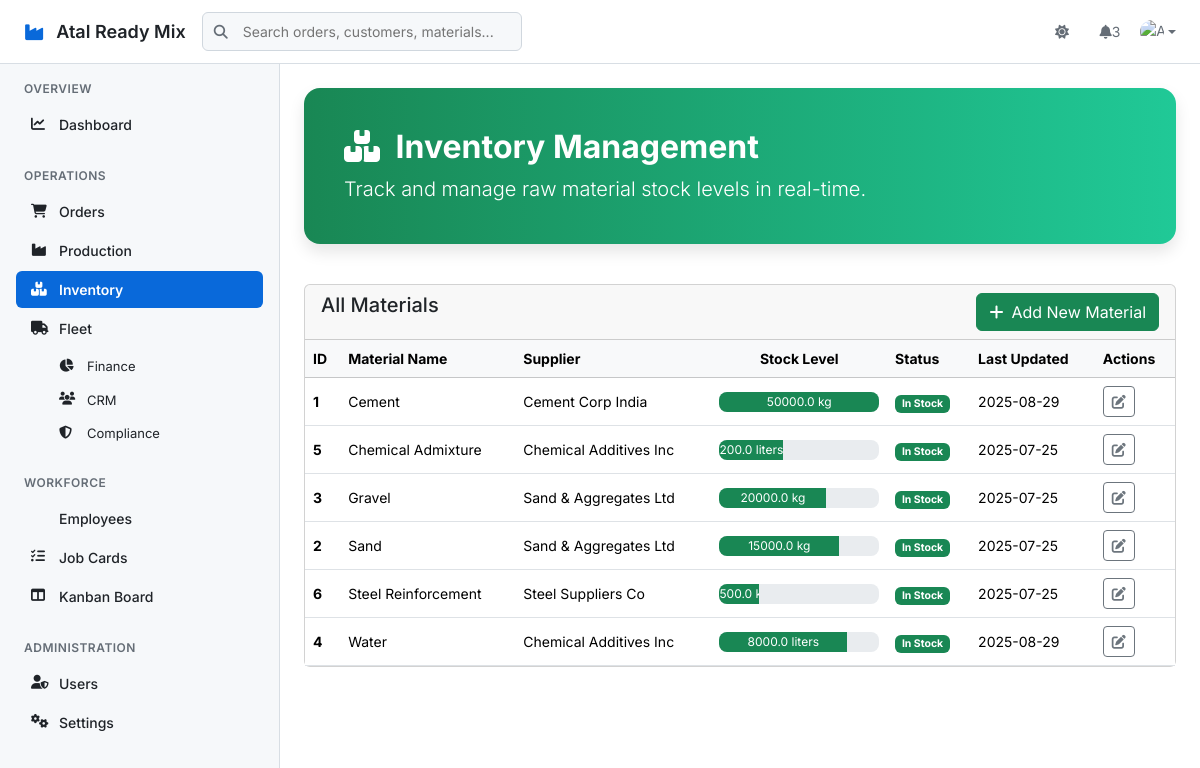
/erp/inventory (signed in), run on the app's committed database.
### tables this page shows
CREATE TABLE Inventory (
    MaterialID INTEGER PRIMARY KEY AUTOINCREMENT,
    MaterialName TEXT,
    CurrentStock REAL,
    Unit TEXT,
    Threshold REAL,
    SupplierID INTEGER,
    LastUpdated DATE,
    FOREIGN KEY (SupplierID) REFERENCES Suppliers(SupplierID)
);

CREATE TABLE Suppliers (
    SupplierID INTEGER PRIMARY KEY AUTOINCREMENT,
    SupplierName TEXT,
    ContactPerson TEXT,
    Phone TEXT,
    Email TEXT,
    Address TEXT
);

### app.py (the view, shortened to what this page needs)
@app.route('/erp/inventory', methods=['GET', 'POST'])
@login_required
def erp_inventory():
    conn = get_db_connection()
    inventory = conn.execute("SELECT i.*, s.SupplierName, CASE WHEN i.CurrentStock <= i.Threshold THEN 'Low Stock' ELSE 'In Stock' END as StockStatus FROM Inventory i LEFT JOIN Suppliers s ON i.SupplierID = s.SupplierID ORDER BY i.MaterialName").fetchall()
    suppliers = conn.execute('SELECT * FROM Suppliers ORDER BY SupplierName').fetchall()
    conn.close()
    return render_template('erp/inventory.html', inventory=inventory, suppliers=suppliers)

### templates/erp/inventory.html (shortened to what this page needs)
{% extends "base.html" %}
{% block content %}
<div class="main-header">
    <h2><i class="fas fa-boxes me-2"></i> Inventory Management</h2>
    <p class="lead mb-0">Track and manage raw material stock levels in real-time.</p>
</div>
<div class="row">
    <div class="col-12">
        <div class="card">
            <div class="card-header">
                <h5 class="d-inline-block">All Materials</h5>
                <button class="btn btn-success" id="add-material-btn"><i class="fas fa-plus me-2"></i>Add New Material</button>
            </div>
            <div class="card-body p-0">
                <div class="table-responsive">
                    <table class="table table-hover mb-0">
                        <thead class="table-light">
                            <tr>
                                <th>ID</th>
                                <th>Material Name</th>
                                <th>Supplier</th>
                                <th class="text-center">Stock Level</th>
                                <th>Status</th>
                                <th>Last Updated</th>
                                <th>Actions</th>
                            </tr>
                        </thead>
                        <tbody>
                            {% for item in inventory %}
                            <tr>
                                <td><strong>{{ item.MaterialID }}</strong></td>
                                <td>{{ item.MaterialName }}</td>
                                <td>{{ item.SupplierName or 'N/A' }}</td>
                                <td class="stock-level">
                                    {% set max_capacity = item.Threshold * 10 if item.Threshold and item.Threshold > 0 else (item.CurrentStock or 0) * 1.2 %}
                                    {% set stock_percentage = ((item.CurrentStock or 0) / max_capacity) * 100 if max_capacity > 0 else 0 %}
                                    {% if item.StockStatus == 'Low Stock' %}
                                        {% set stock_level_color = 'danger' %}
                                    {% elif item.Threshold and item.CurrentStock and item.CurrentStock <= item.Threshold * 1.5 %}
                                        {% set stock_level_color = 'warning' %}
                                    {% else %}
                                        {% set stock_level_color = 'success' %}
                                    {% endif %}
                                    <div class="progress" data-bs-toggle="tooltip" title="Stock: {{ (item.CurrentStock or 0) | round(1) }} / Max (Est.): {{ max_capacity | round(1) }} {{ item.Unit }}">
                                        <div class="progress-bar bg-{{ stock_level_color }}" role="progressbar" style="width: {{ stock_percentage | round }}%;" aria-valuenow="{{ item.CurrentStock or 0 }}" aria-valuemin="0" aria-valuemax="{{ max_capacity }}">
                                            {{ (item.CurrentStock or 0) | round(1) }} {{ item.Unit }}
                                        </div>
                                    </div>
                                </td>
                                <td>
                                    <span class="badge bg-{% if item.StockStatus == 'Low Stock' %}danger{% else %}success{% endif %}">
                                        {{ item.StockStatus }}
                                    </span>
                                </td>
                                <td>{{ item.LastUpdated }}</td>
                                <td>
                                    <button class="btn btn-sm btn-outline-secondary edit-btn"
                                            data-id="{{ item.MaterialID }}"
                                            data-name="{{ item.MaterialName }}"
                                            data-stock="{{ item.CurrentStock }}"
                                            data-unit="{{ item.Unit }}"
                                            data-threshold="{{ item.Threshold }}"
                                            data-supplier="{{ item.SupplierID }}">
                                        <i class="fas fa-edit"></i>
                                    </button>
                                </td>
                            </tr>
                            {% endfor %}
                        </tbody>
                    </table>
                </div>
            </div>
        </div>
    </div>
</div>
{% endblock %}

### templates/base.html (shortened to what this page needs)
<!DOCTYPE html>
<html lang="en" data-color-mode="light" data-light-theme="light" data-dark-theme="dark">
<head>
    <link href="https://cdn.jsdelivr.net/npm/bootstrap@5.3.2/dist/css/bootstrap.min.css" rel="stylesheet">
    <link href="https://cdnjs.cloudflare.com/ajax/libs/font-awesome/6.4.0/css/all.min.css" rel="stylesheet">
</head>
<body data-color-mode="light">
    <header class="modern-header">
        <div class="header-content">
            <div class="header-left">
                <a href="{{ url_for('dashboard') if session.user_id else url_for('login') }}" class="header-logo">
                    <i class="fas fa-industry" style="color: var(--color-accent-emphasis);"></i>
                    Atal Ready Mix
                </a>
                {% if session.user_id %}
                <div class="header-search">
                    <i class="fas fa-search header-search-icon"></i>
                    <input type="text" placeholder="Search orders, customers, materials..." id="global-search">
                </div>
                {% endif %}
            </div>
            <div class="header-right">
                {% if session.user_id %}
                <button class="header-btn" id="theme-toggle" title="Toggle theme">
                    <i class="fas fa-sun theme-indicator"></i>
                </button>
                <button class="header-btn" id="notifications-btn" title="Notifications">
                    <i class="fas fa-bell"></i>
                    <span class="notification-badge">3</span>
                </button>
                <div class="dropdown">
                    <button class="header-btn dropdown-toggle" id="user-menu" data-bs-toggle="dropdown">
                        <img src="https://github.com/identicons/{{ session.username }}.png"
                             alt="Avatar" width="24" height="24" style="border-radius: 50%;">
                    </button>
                </div>
                {% endif %}
            </div>
        </div>
    </header>
    {% if session.user_id %}
    <nav class="modern-sidebar" id="sidebar">
        <div class="sidebar-section">
            <div class="sidebar-section-title">Overview</div>
            <ul class="sidebar-nav">
                <li class="sidebar-nav-item">
                    <a href="{{ url_for('dashboard') }}" class="sidebar-nav-link {{ 'active' if request.endpoint == 'dashboard' }}">
                        <i class="fas fa-chart-line sidebar-nav-icon"></i>
                        Dashboard
                    </a>
                </li>
            </ul>
        </div>
        <div class="sidebar-section">
            <div class="sidebar-section-title">Operations</div>
            <ul class="sidebar-nav">
                <li class="sidebar-nav-item">
                    <a href="{{ url_for('erp_orders') }}" class="sidebar-nav-link {{ 'active' if 'orders' in request.endpoint }}">
                        <i class="fas fa-shopping-cart sidebar-nav-icon"></i>
                        Orders
                    </a>
                </li>
                <li class="sidebar-nav-item">
                    <a href="{{ url_for('erp_production') }}" class="sidebar-nav-link {{ 'active' if 'production' in request.endpoint }}">
                        <i class="fas fa-industry sidebar-nav-icon"></i>
                        Production
                    </a>
                </li>
                <li class="sidebar-nav-item">
                    <a href="{{ url_for('erp_inventory') }}" class="sidebar-nav-link {{ 'active' if 'inventory' in request.endpoint }}">
                        <i class="fas fa-boxes sidebar-nav-icon"></i>
                        Inventory
                    </a>
                </li>
                <li class="sidebar-nav-item">
                    <a href="{{ url_for('erp_vehicles') }}" class="sidebar-nav-link {{ 'active' if 'vehicles' in request.endpoint }}">
                        <i class="fas fa-truck sidebar-nav-icon"></i>
                        Fleet
                    </a>
                </li>
            </ul>
            <ul class="sidebar-nav sidebar-submenu">
                <li class="sidebar-nav-item">
                    <a href="{{ url_for('erp_finance') }}" class="sidebar-nav-link {{ 'active' if 'finance' in request.endpoint }}">
                        <i class="fas fa-chart-pie sidebar-nav-icon"></i>
                        Finance
                    </a>
                </li>
                <li class="sidebar-nav-item">
                    <a href="{{ url_for('erp_crm') }}" class="sidebar-nav-link {{ 'active' if 'crm' in request.endpoint }}">
                        <i class="fas fa-users sidebar-nav-icon"></i>
                        CRM
                    </a>
                </li>
                <li class="sidebar-nav-item">
                    <a href="{{ url_for('erp_compliance') }}" class="sidebar-nav-link {{ 'active' if 'compliance' in request.endpoint }}">
                        <i class="fas fa-shield-alt sidebar-nav-icon"></i>
                        Compliance
                    </a>
                </li>
            </ul>
        </div>
        <div class="sidebar-section">
            <div class="sidebar-section-title">Workforce</div>
            <ul class="sidebar-nav">
                <li class="sidebar-nav-item">
                    <a href="{{ url_for('erp_employees') }}" class="sidebar-nav-link {{ 'active' if 'employees' in request.endpoint }}">
                        <i class="fas fa-user-hard-hat sidebar-nav-icon"></i>
                        Employees
                    </a>
                </li>
                <li class="sidebar-nav-item">
                    <a href="{{ url_for('jobkart_jobs') }}" class="sidebar-nav-link {{ 'active' if 'jobkart' in request.endpoint }}">
                        <i class="fas fa-tasks sidebar-nav-icon"></i>
                        Job Cards
                    </a>
                </li>
                <li class="sidebar-nav-item">
                    <a href="{{ url_for('jobkart_board') }}" class="sidebar-nav-link {{ 'active' if 'board' in request.endpoint }}">
                        <i class="fas fa-columns sidebar-nav-icon"></i>
                        Kanban Board
                    </a>
                </li>
            </ul>
        </div>
        {% if session.role == 'Administrator' %}
        <div class="sidebar-section">
            <div class="sidebar-section-title">Administration</div>
            <ul class="sidebar-nav">
                <li class="sidebar-nav-item">
                    <a href="{{ url_for('erp_users') }}" class="sidebar-nav-link {{ 'active' if 'users' in request.endpoint }}">
                        <i class="fas fa-user-shield sidebar-nav-icon"></i>
                        Users
                    </a>
                </li>
                <li class="sidebar-nav-item">
                    <a href="{{ url_for('erp_settings') }}" class="sidebar-nav-link {{ 'active' if 'settings' in request.endpoint }}">
                        <i class="fas fa-cogs sidebar-nav-icon"></i>
                        Settings
                    </a>
                </li>
            </ul>
        </div>
        {% endif %}
    </nav>
    {% endif %}
    <main class="main-content">
        <div class="fade-in">
            {% block content %}{% endblock %}
        </div>
    </main>
</body>
</html>

### data on the page
Inventory: MaterialID "1", MaterialName "Cement", SupplierName "Cement Corp India", CurrentStock "50000.0", Unit "kg", StockStatus "In Stock", LastUpdated "2025-08-29"
Inventory: MaterialID "5", MaterialName "Chemical Admixture", SupplierName "Chemical Additives Inc", CurrentStock "200.0", Unit "liters", StockStatus "In Stock", LastUpdated "2025-07-25"
Inventory: MaterialID "3", MaterialName "Gravel", SupplierName "Sand & Aggregates Ltd", CurrentStock "20000.0", Unit "kg", StockStatus "In Stock", LastUpdated "2025-07-25"
Inventory: MaterialID "2", MaterialName "Sand", SupplierName "Sand & Aggregates Ltd", CurrentStock "15000.0", Unit "kg", StockStatus "In Stock", LastUpdated "2025-07-25"
Inventory: MaterialID "6", MaterialName "Steel Reinforcement", SupplierName "Steel Suppliers Co", CurrentStock "500.0", StockStatus "In Stock", LastUpdated "2025-07-25"
Inventory: MaterialID "4", MaterialName "Water", SupplierName "Chemical Additives Inc", CurrentStock "8000.0", Unit "liters", StockStatus "In Stock", LastUpdated "2025-08-29"
